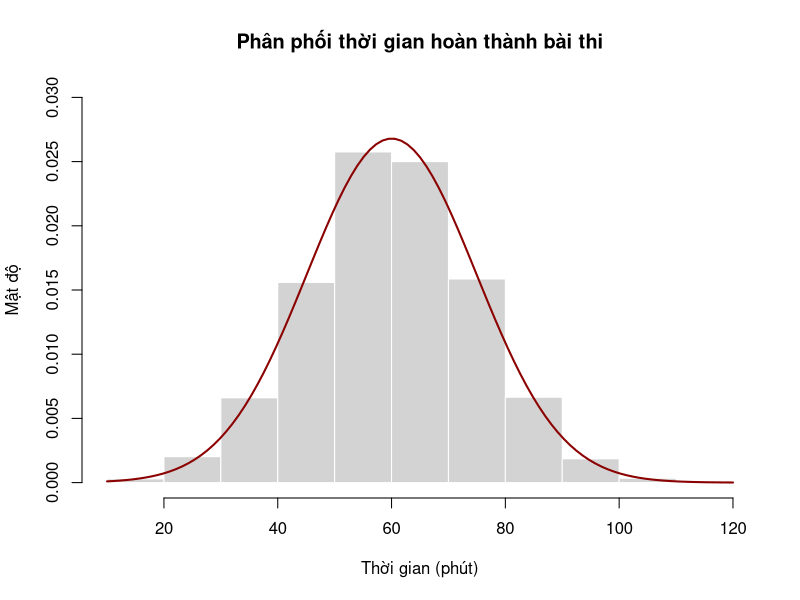
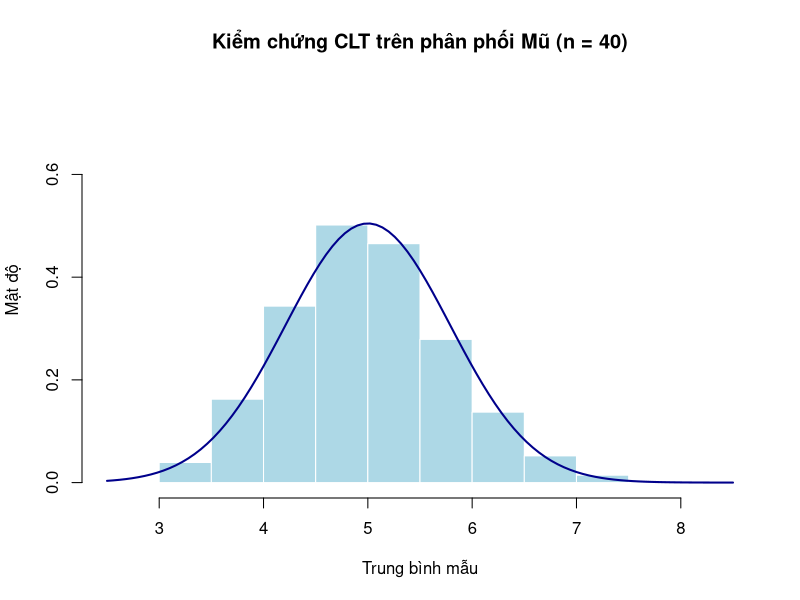
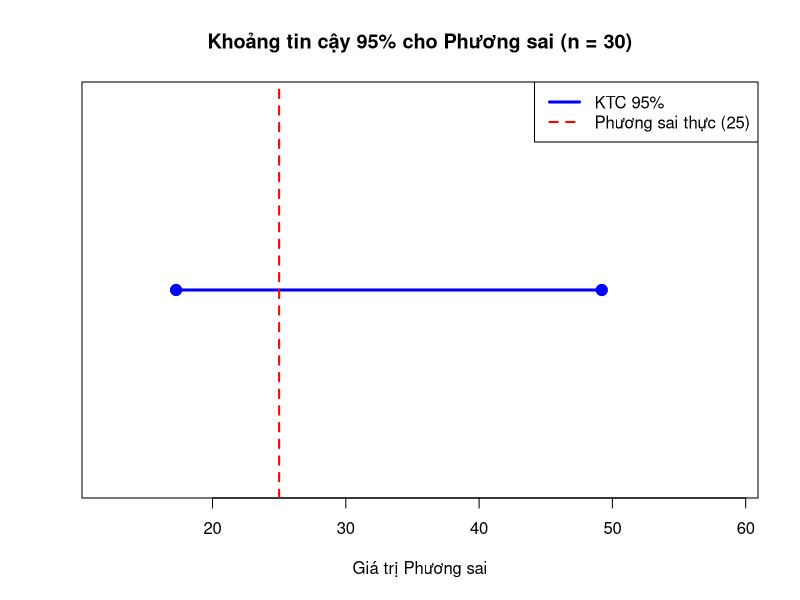
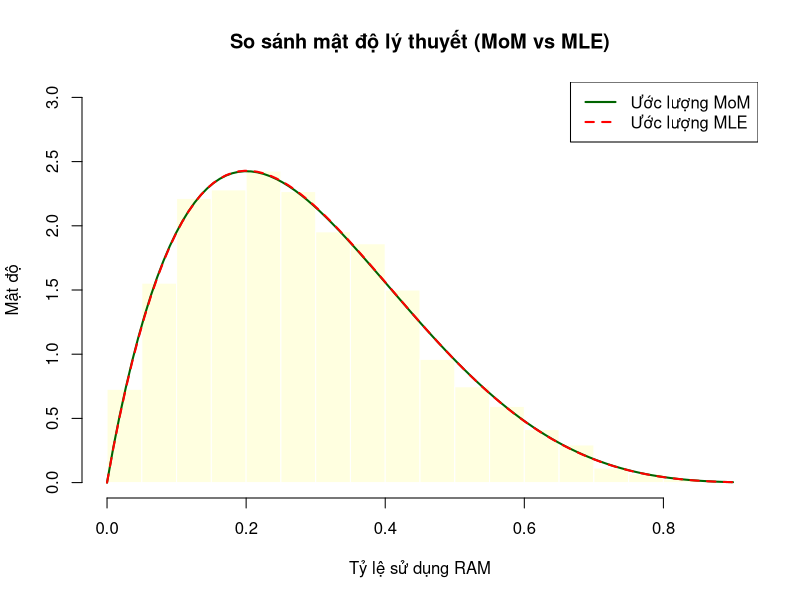

Reproduce these figures in R, in order.
## ---- chunk 1
knitr::opts_chunk$set(echo = TRUE, warning = FALSE, message = FALSE)
set.seed(123)
## ---- chunk 2
t_raw <- rnorm(5000, mean = 60, sd = 15)

na_pos <- sample(1:5000, 150)
t_raw[na_pos] <- NA

safe_pos <- which(!is.na(t_raw))
neg_pos <- sample(safe_pos, 50)
t_raw[neg_pos] <- runif(50, -30, -1)
## ---- chunk 3
t_clean <- t_raw[!is.na(t_raw) & t_raw >= 0]
df1 <- data.frame(Time = t_clean)
n_clean <- nrow(df1)
n_clean
## ---- chunk 4
mean_t <- mean(df1$Time)
sd_t <- sd(df1$Time)
mean_t
sd_t

hist(df1$Time,
  freq = FALSE,
  main = "Phân phối thời gian hoàn thành bài thi",
  xlab = "Thời gian (phút)",
  ylab = "Mật độ",
  col = "lightgray",
  border = "white",
  ylim = c(0, 0.03)
)

curve(dnorm(x, mean = mean_t, sd = sd_t),
  add = TRUE,
  col = "darkred",
  lwd = 2
)
## ---- chunk 5
prob <- pnorm(45, mean = mean_t, sd = sd_t)
prob
## ---- chunk 6
cutoff <- qnorm(0.05, mean = mean_t, sd = sd_t)
cutoff
## ---- chunk 7
clt <- function(n, lambda, R = 5000) {
  means_vector <- numeric(R)
  for (i in 1:R) {
    means_vector[i] <- mean(rexp(n, rate = lambda))
  }
  means_vector
}
## ---- chunk 8
n_val <- 40
lam <- 0.2
means <- clt(n = n_val, lambda = lam)

mu_lt <- 1 / lam
var_lt <- 1 / (n_val * lam^2)
sd_lt <- sqrt(var_lt)

hist(means,
  freq = FALSE,
  main = "Kiểm chứng CLT trên phân phối Mũ (n = 40)",
  xlab = "Trung bình mẫu",
  ylab = "Mật độ",
  col = "lightblue",
  border = "white",
  ylim = c(0, 0.75)
)

curve(dnorm(x, mean = mu_lt, sd = sd_lt),
  add = TRUE,
  col = "darkblue",
  lwd = 2
)
## ---- chunk 9
mau_exp <- rexp(30, rate = lam)
n_s <- 30
s2 <- var(mau_exp)

alpha <- 0.05
chi1 <- qchisq(1 - alpha / 2, df = n_s - 1)
chi2 <- qchisq(alpha / 2, df = n_s - 1)

ci_low <- (n_s - 1) * s2 / chi1
ci_up <- (n_s - 1) * s2 / chi2

s2
c(ci_low, ci_up)
1 / lam^2
## ---- chunk 10
ci_df <- data.frame(
  Metric = c("Cận dưới", "Cận trên", "Độ rộng"),
  Value = c(ci_low, ci_up, ci_up - ci_low)
)
print(ci_df)

plot(NA,
  xlim = c(ci_low * 0.7, ci_up * 1.2),
  ylim = c(0.5, 1.5),
  xlab = "Giá trị Phương sai",
  ylab = "",
  yaxt = "n",
  main = "Khoảng tin cậy 95% cho Phương sai (n = 30)"
)

lines(c(ci_low, ci_up), c(1, 1), col = "blue", lwd = 3)
points(c(ci_low, ci_up), c(1, 1), pch = 19, col = "blue", cex = 1.5)
abline(v = 1 / lam^2, col = "red", lty = 2, lwd = 2)

legend("topright",
  legend = c("KTC 95%", "Phương sai thực (25)"),
  col = c("blue", "red"),
  lty = c(1, 2),
  lwd = c(3, 2)
)
## ---- chunk 11
df3 <- data.frame(
  ram = rbeta(3000, shape1 = 2, shape2 = 5)
)
## ---- chunk 12
mean_ram <- mean(df3$ram)
var_ram <- var(df3$ram)

k_mom <- (mean_ram * (1 - mean_ram) / var_ram) - 1
a_mom <- mean_ram * k_mom
b_mom <- (1 - mean_ram) * k_mom

c(a_mom, b_mom)
## ---- chunk 13
nll_func <- function(params, data) {
  a <- params[1]
  b <- params[2]
  -sum(dbeta(data, shape1 = a, shape2 = b, log = TRUE))
}

fit <- nlminb(
  start = c(a_mom, b_mom),
  objective = nll_func,
  data = df3$ram,
  lower = c(1e-5, 1e-5)
)

a_mle <- fit$par[1]
b_mle <- fit$par[2]

c(a_mle, b_mle)
## ---- chunk 14
hist(df3$ram,
  freq = FALSE,
  main = "So sánh mật độ lý thuyết (MoM vs MLE)",
  xlab = "Tỷ lệ sử dụng RAM",
  ylab = "Mật độ",
  col = "lightyellow",
  border = "white",
  ylim = c(0, 3)
)

curve(dbeta(x, shape1 = a_mom, shape2 = b_mom),
  add = TRUE,
  col = "darkgreen",
  lwd = 2
)

curve(dbeta(x, shape1 = a_mle, shape2 = b_mle),
  add = TRUE,
  col = "red",
  lty = 2,
  lwd = 2
)

legend("topright",
  legend = c("Ước lượng MoM", "Ước lượng MLE"),
  col = c("darkgreen", "red"),
  lty = c(1, 2),
  lwd = c(2, 2)
)
## ---- chunk 15
n_r <- length(df3$ram)
alpha_ci <- 0.01

idx1 <- qbinom(alpha_ci / 2, size = n_r, prob = 0.5)
idx2 <- qbinom(1 - alpha_ci / 2, size = n_r, prob = 0.5) + 1

sorted_ram <- sort(df3$ram)
med_low <- sorted_ram[idx1]
med_up <- sorted_ram[idx2]

c(med_low, med_up)
median(df3$ram)
